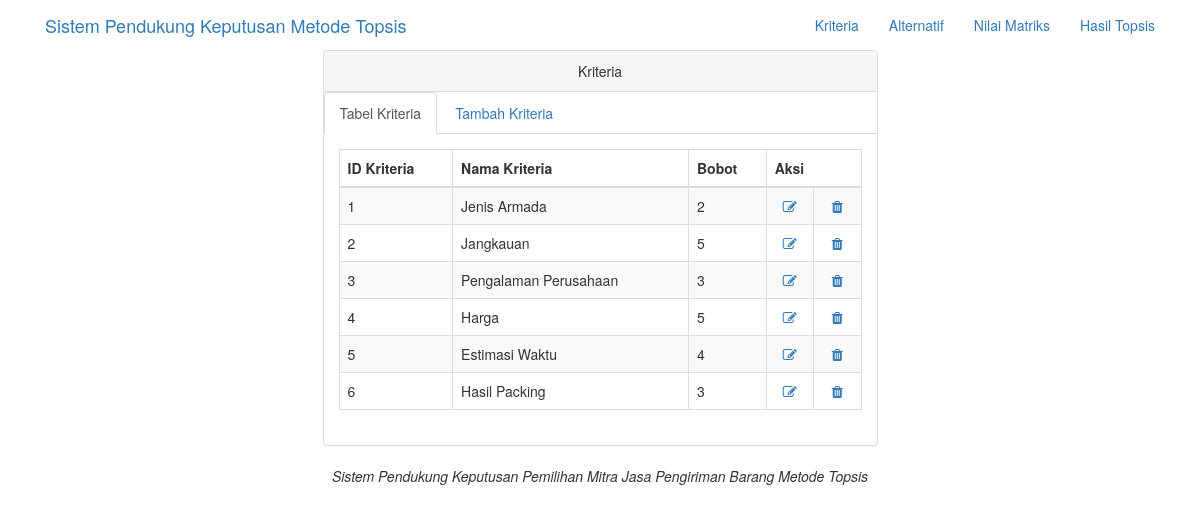
Page /kriteria.php on the committed database.
### tables this page shows
CREATE TABLE `tab_kriteria` (
  `id_kriteria` varchar(10) NOT NULL,
  `nama_kriteria` varchar(50) NOT NULL,
  `bobot` float NOT NULL
);

### kriteria.php (the view, shortened to what this page needs)
<?php
include ("koneksi.php");
 ?>
<!DOCTYPE html>
<html>
  <head>
    <link href="tampilan/css/bootstrap.min.css" rel="stylesheet">
    <link href="tampilan/font-awesome/css/font-awesome.min.css" rel="stylesheet" type="text/css">
  </head>
  <body>
    <nav class="">
      <div class="container">
        <div class="navbar-header">
          <a class="navbar-brand" href="index.php">Sistem Pendukung Keputusan Metode Topsis</a>
        </div>
        <div class="collapse navbar-collapse">
          <ul class="nav navbar-nav navbar-right">
            <li>
              <a href="kriteria.php">Kriteria</a>
            </li>
            <li>
              <a href="alternatif.php">Alternatif</a>
            </li>
            <li>
              <a href="nilmat.php">Nilai Matriks</a>
            </li>
            <li>
              <a href="hastop.php">Hasil Topsis</a>
            </li>
          </ul>
        </div>
      </div>
    </nav>
    <div class="container">
      <div class="row">
        <div class="col-lg-6 col-lg-offset-3">
            <div class="panel panel-default">
                <div class="panel-heading text-center">
                    Kriteria
                </div>
                <ul class="nav nav-tabs">
                    <li class="active">
                      <a href="kriteria.php" data-toggle="tab">Tabel Kriteria</a>
                    </li>
                    <li>
                      <a href="kriteriatambah.php" data-toggle="tab">Tambah Kriteria</a>
                    </li>
                </ul>
                <div class="panel-body">
                    <div class="tab-content">
                      <div class="">
                        <table class="table table-striped table-bordered table-hover">
                          <thead>
                            <tr>
                              <th>ID Kriteria</th>
                              <th>Nama Kriteria</th>
                              <th>Bobot</th>
                              <th colspan="2">Aksi</th>
                            </tr>
                          </thead>
                          <tbody>
                            <?php
                            $sql = $koneksi->query('SELECT * FROM tab_kriteria');
                            while ($row = $sql->fetch_array()) {
                            ?>
                            <tr>
                              <td><?php echo $row[0] ?></td>
                              <td><?php echo $row[1] ?></td>
                              <td><?php echo $row[2] ?></td>
                              <td align="center">
                                <a href="editkriteria.php?id_kriteria=<?php echo $row['id_kriteria'] ?>"> <i class="fa fa-edit fa-fw"></i>
                                </td>
                              <td align="center">
                                <a href="hapuskriteria.php?id_kriteria=<?php echo $row['id_kriteria'] ?>"> <i class="fa fa-trash fa-fw"></i>
                                </td>
                            </tr>
                            <?php } ?>
                          </tbody>
                        </table>
                      </div>
                    </div>
                </div>
            </div>
        </div>
      </div>
    </div>
    <footer class="text-center">
      <div class="footer-below">
        <div class="container">
          <div class="row">
            <div class="col-lg-12">
              <em>Sistem Pendukung Keputusan Pemilihan Mitra Jasa Pengiriman Barang Metode Topsis</em>
            </div>
          </div>
        </div>
      </div>
    </footer>
  </body>
</html>

### rows in the picture
tab_kriteria: id_kriteria "1", nama_kriteria "Jenis Armada", bobot "2"
tab_kriteria: id_kriteria "2", nama_kriteria "Jangkauan", bobot "5"
tab_kriteria: id_kriteria "3", nama_kriteria "Pengalaman Perusahaan", bobot "3"
tab_kriteria: id_kriteria "4", nama_kriteria "Harga", bobot "5"
tab_kriteria: id_kriteria "5", nama_kriteria "Estimasi Waktu", bobot "4"
tab_kriteria: id_kriteria "6", nama_kriteria "Hasil Packing", bobot "3"
